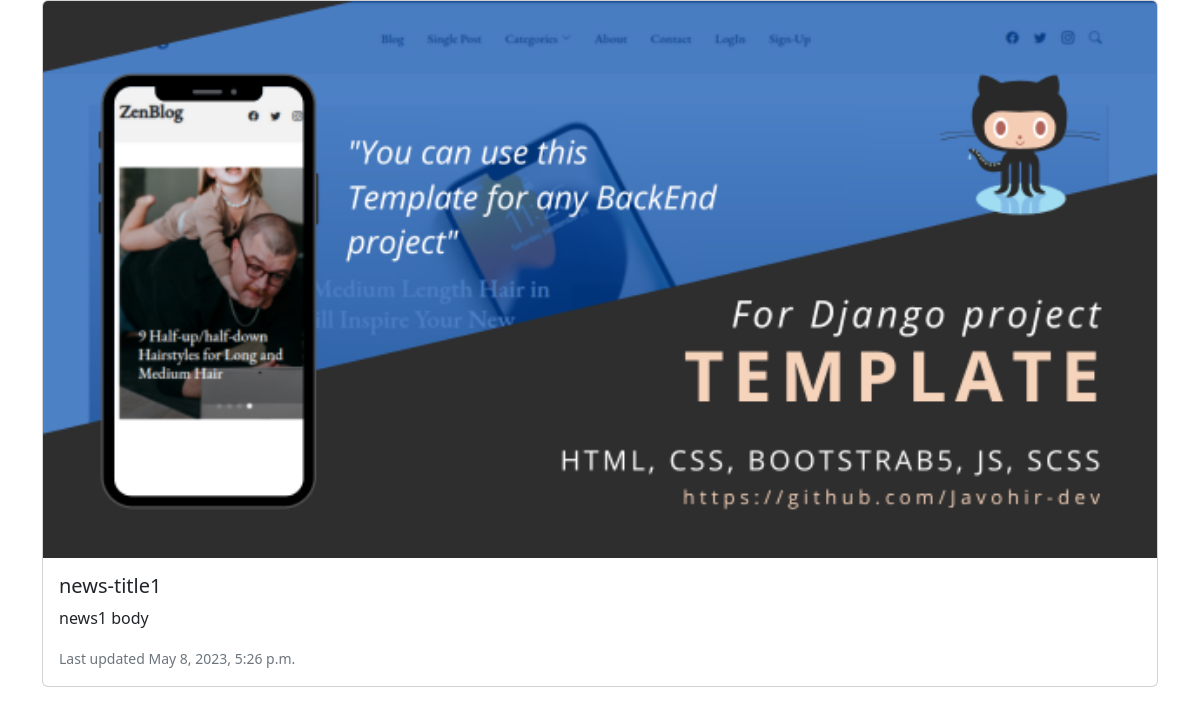
/news/3/, run on the app's committed database.
### news_app/models.py (models this page shows, shortened)
class News(models.Model):
    class Status(models.TextChoices):
        Draft = "DF", "Draft"
        Published = "PB", "Published"
    title = models.CharField(max_length=250)
    slug = models.SlugField(max_length=250)
    body = models.TextField()
    image = models.ImageField(upload_to="news/images")
    category = models.ForeignKey(Category, on_delete=models.CASCADE)
    published_time = models.DateTimeField(default=timezone.now)
    created_time = models.DateTimeField(auto_now_add=True)
    updated_time = models.DateTimeField(auto_now=True)
    status = models.CharField(
        max_length=2, choices=Status.choices, default=Status.Draft
    )
    objects = models.Manager()  # defauld manager
    published = PublishedManager()
    class Meta:
        ordering = ["-published_time"]

### news_app/views.py (the view)
# urls.py: path("news/<int:id>/", detail_page, name="detail_page"),
def detail_page(request, id):
    news = get_object_or_404(News, id=id, status=News.Status.Published)
    context = {"news": news}
    return render(request, "news/detail.html", context)

### templates/news/detail.html (shortened to what this page needs)
<!DOCTYPE html>
<html lang="en">
<head>
      <link href="https://cdn.jsdelivr.net/npm/bootstrap@5.2.1/dist/css/bootstrap.min.css" rel="stylesheet"
>
</head>
<body>
    <div class="container">
        <div class="card mb-3">
        <img src="{{ news.image.url }}" class="card-img-top" alt="image not found" />
        <div class="card-body">
            <h5 class="card-title">{{ news.title }}</h5>
            <p class="card-text">{{ news.body }}</p>
            <p class="card-text"><small class="text-muted">Last updated {{ news.published_time }}</small></p>
        </div>
        </div>
    </div>
</body>
</html>

### data on the page
News: image (picture), title "news-title1", body "news1 body", published_time "May 8, 2023, 5:26 p.m."
